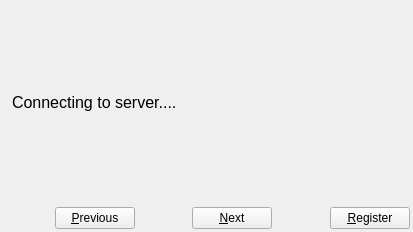
<?xml version="1.0" encoding="UTF-8"?>
<ui version="4.0">
 <class>ApplyForRegistrationWidgetUI</class>
 <widget class="QWidget" name="ApplyForRegistrationWidgetUI">
  <property name="geometry">
   <rect>
    <x>0</x>
    <y>0</y>
    <width>413</width>
    <height>219</height>
   </rect>
  </property>
  <property name="windowTitle">
   <string>Form</string>
  </property>
  <layout class="QGridLayout" name="gridLayout_3">
   <property name="margin">
    <number>3</number>
   </property>
   <item row="0" column="0">
    <widget class="QStackedWidget" name="stackedWidget">
     <property name="currentIndex">
      <number>0</number>
     </property>
     <widget class="QWidget" name="pageInfo">
      <layout class="QVBoxLayout" name="verticalLayout">
       <item>
        <widget class="QLabel" name="labelInfo">
         <property name="font">
          <font>
           <pointsize>12</pointsize>
          </font>
         </property>
         <property name="text">
          <string>Connecting to server....</string>
         </property>
        </widget>
       </item>
      </layout>
     </widget>
     <widget class="QWidget" name="pageRequiredInfo">
      <layout class="QGridLayout" name="gridLayout_4">
       <item row="0" column="0">
        <widget class="QGroupBox" name="groupBoxRequiredInfo">
         <property name="title">
          <string>Required Info</string>
         </property>
         <layout class="QGridLayout" name="gridLayout">
          <item row="3" column="2">
           <widget class="QLabel" name="labelEmailInfo">
            <property name="sizePolicy">
             <sizepolicy hsizetype="Expanding" vsizetype="Preferred">
              <horstretch>0</horstretch>
              <verstretch>0</verstretch>
             </sizepolicy>
            </property>
            <property name="text">
             <string>*</string>
            </property>
           </widget>
          </item>
          <item row="0" column="2">
           <widget class="QLabel" name="labelUserIDInfo">
            <property name="sizePolicy">
             <sizepolicy hsizetype="Expanding" vsizetype="Preferred">
              <horstretch>0</horstretch>
              <verstretch>0</verstretch>
             </sizepolicy>
            </property>
            <property name="text">
             <string>*</string>
            </property>
           </widget>
          </item>
          <item row="3" column="1">
           <widget class="QLineEdit" name="lineEditEmail">
            <property name="enabled">
             <bool>true</bool>
            </property>
           </widget>
          </item>
          <item row="0" column="1">
           <widget class="QLineEdit" name="lineEditUserID"/>
          </item>
          <item row="3" column="0">
           <widget class="QLabel" name="labelEmail">
            <property name="text">
             <string>Security Email:</string>
            </property>
            <property name="alignment">
             <set>Qt::AlignRight|Qt::AlignTrailing|Qt::AlignVCenter</set>
            </property>
           </widget>
          </item>
          <item row="0" column="0">
           <widget class="QLabel" name="labelUserID">
            <property name="text">
             <string>User ID:</string>
            </property>
            <property name="alignment">
             <set>Qt::AlignRight|Qt::AlignTrailing|Qt::AlignVCenter</set>
            </property>
           </widget>
          </item>
          <item row="4" column="0">
           <widget class="QLabel" name="labelRetypeEmail">
            <property name="text">
             <string>Retype Email:</string>
            </property>
            <property name="alignment">
             <set>Qt::AlignRight|Qt::AlignTrailing|Qt::AlignVCenter</set>
            </property>
           </widget>
          </item>
          <item row="4" column="1">
           <widget class="QLineEdit" name="lineEditRetypeEmail"/>
          </item>
          <item row="4" column="2">
           <widget class="QLabel" name="labelRetypedEmailInfo">
            <property name="text">
             <string>*</string>
            </property>
           </widget>
          </item>
          <item row="7" column="1">
           <spacer name="verticalSpacer">
            <property name="orientation">
             <enum>Qt::Vertical</enum>
            </property>
            <property name="sizeHint" stdset="0">
             <size>
              <width>20</width>
              <height>40</height>
             </size>
            </property>
           </spacer>
          </item>
          <item row="1" column="0">
           <widget class="QLabel" name="labelPassword">
            <property name="text">
             <string>Password:</string>
            </property>
            <property name="alignment">
             <set>Qt::AlignRight|Qt::AlignTrailing|Qt::AlignVCenter</set>
            </property>
           </widget>
          </item>
          <item row="1" column="1">
           <widget class="QLineEdit" name="lineEditPassword">
            <property name="echoMode">
             <enum>QLineEdit::Password</enum>
            </property>
           </widget>
          </item>
          <item row="1" column="2">
           <widget class="QLabel" name="labelPasswordInfo">
            <property name="sizePolicy">
             <sizepolicy hsizetype="Expanding" vsizetype="Preferred">
              <horstretch>0</horstretch>
              <verstretch>0</verstretch>
             </sizepolicy>
            </property>
            <property name="text">
             <string>*</string>
            </property>
           </widget>
          </item>
          <item row="2" column="0">
           <widget class="QLabel" name="labelRetypePassword">
            <property name="text">
             <string>Retype Password:</string>
            </property>
            <property name="alignment">
             <set>Qt::AlignRight|Qt::AlignTrailing|Qt::AlignVCenter</set>
            </property>
           </widget>
          </item>
          <item row="2" column="1">
           <widget class="QLineEdit" name="lineEditRetypePassword">
            <property name="echoMode">
             <enum>QLineEdit::Password</enum>
            </property>
           </widget>
          </item>
          <item row="2" column="2">
           <widget class="QLabel" name="labelRetypedPasswordInfo">
            <property name="sizePolicy">
             <sizepolicy hsizetype="Expanding" vsizetype="Preferred">
              <horstretch>0</horstretch>
              <verstretch>0</verstretch>
             </sizepolicy>
            </property>
            <property name="text">
             <string>*</string>
            </property>
           </widget>
          </item>
         </layout>
        </widget>
       </item>
      </layout>
     </widget>
     <widget class="QWidget" name="pageOptionalInfo">
      <layout class="QGridLayout" name="gridLayout_5">
       <item row="0" column="0">
        <widget class="QGroupBox" name="groupBoxOptionalInfo">
         <property name="title">
          <string>Optional Info</string>
         </property>
         <layout class="QGridLayout" name="gridLayout_2">
          <item row="4" column="0">
           <widget class="QLabel" name="labelHomeAddress">
            <property name="text">
             <string>Home Address:</string>
            </property>
           </widget>
          </item>
          <item row="5" column="0">
           <widget class="QComboBox" name="comboBox_3">
            <property name="enabled">
             <bool>false</bool>
            </property>
           </widget>
          </item>
          <item row="5" column="1">
           <widget class="QComboBox" name="comboBox_4">
            <property name="enabled">
             <bool>false</bool>
            </property>
           </widget>
          </item>
          <item row="6" column="0">
           <widget class="QLabel" name="labelBusinessAddress">
            <property name="text">
             <string>Business Address:</string>
            </property>
           </widget>
          </item>
          <item row="7" column="0">
           <widget class="QComboBox" name="comboBox_6">
            <property name="enabled">
             <bool>false</bool>
            </property>
           </widget>
          </item>
          <item row="7" column="1">
           <widget class="QComboBox" name="comboBox_7">
            <property name="enabled">
             <bool>false</bool>
            </property>
           </widget>
          </item>
          <item row="0" column="0">
           <widget class="QLabel" name="labelNickName">
            <property name="text">
             <string>Nick Name:</string>
            </property>
            <property name="alignment">
             <set>Qt::AlignLeading|Qt::AlignLeft|Qt::AlignVCenter</set>
            </property>
           </widget>
          </item>
          <item row="1" column="0">
           <widget class="QLineEdit" name="lineEditNickName"/>
          </item>
          <item row="0" column="1">
           <widget class="QLabel" name="labelTrueName">
            <property name="text">
             <string>True Name:</string>
            </property>
           </widget>
          </item>
          <item row="1" column="1">
           <widget class="QLineEdit" name="lineEditTrueName"/>
          </item>
          <item row="0" column="2">
           <widget class="QLabel" name="labelGender">
            <property name="text">
             <string>Gender:</string>
            </property>
           </widget>
          </item>
          <item row="1" column="2">
           <widget class="QComboBox" name="comboBoxGender">
            <property name="sizePolicy">
             <sizepolicy hsizetype="Expanding" vsizetype="Fixed">
              <horstretch>0</horstretch>
              <verstretch>0</verstretch>
             </sizepolicy>
            </property>
            <item>
             <property name="text">
              <string>Secret</string>
             </property>
            </item>
           </widget>
          </item>
          <item row="0" column="3">
           <widget class="QLabel" name="labelAge">
            <property name="text">
             <string>Age:</string>
            </property>
           </widget>
          </item>
          <item row="1" column="3">
           <widget class="QSpinBox" name="spinBoxAge"/>
          </item>
          <item row="5" column="2" colspan="2">
           <widget class="QLineEdit" name="lineEdit_7">
            <property name="enabled">
             <bool>false</bool>
            </property>
           </widget>
          </item>
          <item row="7" column="2" colspan="2">
           <widget class="QLineEdit" name="lineEdit_8">
            <property name="enabled">
             <bool>false</bool>
            </property>
           </widget>
          </item>
         </layout>
        </widget>
       </item>
      </layout>
     </widget>
    </widget>
   </item>
   <item row="1" column="0">
    <layout class="QHBoxLayout" name="horizontalLayout">
     <item>
      <spacer name="horizontalSpacer_2">
       <property name="orientation">
        <enum>Qt::Horizontal</enum>
       </property>
       <property name="sizeHint" stdset="0">
        <size>
         <width>40</width>
         <height>20</height>
        </size>
       </property>
      </spacer>
     </item>
     <item>
      <widget class="QPushButton" name="pushButtonPrevious">
       <property name="text">
        <string>&amp;Previous</string>
       </property>
      </widget>
     </item>
     <item>
      <spacer name="horizontalSpacer_3">
       <property name="orientation">
        <enum>Qt::Horizontal</enum>
       </property>
       <property name="sizeHint" stdset="0">
        <size>
         <width>40</width>
         <height>20</height>
        </size>
       </property>
      </spacer>
     </item>
     <item>
      <widget class="QPushButton" name="pushButtonNext">
       <property name="text">
        <string>&amp;Next</string>
       </property>
      </widget>
     </item>
     <item>
      <spacer name="horizontalSpacer">
       <property name="orientation">
        <enum>Qt::Horizontal</enum>
       </property>
       <property name="sizeHint" stdset="0">
        <size>
         <width>40</width>
         <height>20</height>
        </size>
       </property>
      </spacer>
     </item>
     <item>
      <widget class="QPushButton" name="pushButtonRegister">
       <property name="text">
        <string>&amp;Register</string>
       </property>
      </widget>
     </item>
    </layout>
   </item>
  </layout>
 </widget>
 <tabstops>
  <tabstop>lineEditUserID</tabstop>
  <tabstop>lineEditEmail</tabstop>
  <tabstop>lineEditRetypeEmail</tabstop>
  <tabstop>pushButtonNext</tabstop>
  <tabstop>lineEditNickName</tabstop>
  <tabstop>lineEditTrueName</tabstop>
  <tabstop>comboBoxGender</tabstop>
  <tabstop>spinBoxAge</tabstop>
  <tabstop>comboBox_3</tabstop>
  <tabstop>comboBox_4</tabstop>
  <tabstop>lineEdit_7</tabstop>
  <tabstop>comboBox_6</tabstop>
  <tabstop>comboBox_7</tabstop>
  <tabstop>lineEdit_8</tabstop>
  <tabstop>pushButtonRegister</tabstop>
  <tabstop>pushButtonPrevious</tabstop>
 </tabstops>
 <resources/>
 <connections/>
</ui>
